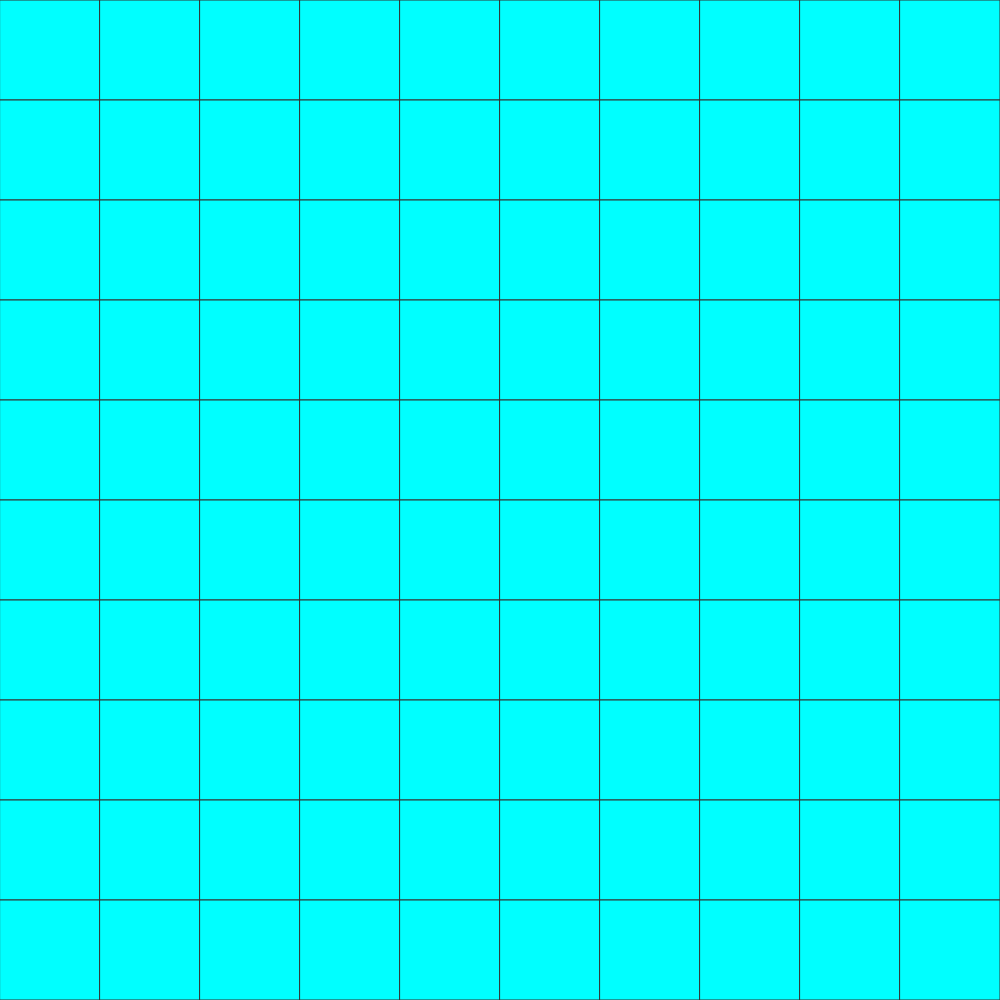
Frame 1 (no input)
Frame 60 (no input): identical to frame 1, image omitted
Frame 120 (the mouse pressed at the canvas centre since frame 60): identical to frame 1, image omitted

The p5.js sketch that drew this single still picture (run headless with seeded random() and noise() and a simulated clock; from frame 60 on, the mouse is pressed at the canvas centre):

// p5.js sketch
// ── sketch.js

var rects = [];
var effects = [];
var s = 100;
function block(x, y, col){
	this.x = x;
	this.y = y;
	this.col = col;
	this.show = function (){
		stroke(51);
		fill(this.col);
		rect(this.x, this.y, s, s);
	}
	this.update = function(){

	}
}

function setup() {
	createCanvas(1000, 1000);
	background(51);


	stroke(51);
	for (let i = 0; i < 10; i++) {
		for (let j = 0; j < 10; j++) {
			rects.push(new block(i*s, j*s, color(0, 255, 255)));	
		}
	}
	for (let i = 0; i < rects.length; i++) {
		rects[i].show();
	}
}
function mousePressed(){
	explode(mouseX, mouseY);
}
function explode(x, y){
	function select(){
		for (var i = 1; i < 11; i++) {
			for (var j = 1; j < 11; j++) {
				if (x < (i*s) && x > (i*s-s) && y < (j*s) && y > (j*s-s) ){
					fill(255, 0, 0);

					x = i*s-s;
					y = j*s-s;
					let dif = 1;
					
					let interval = setInterval(boom, 100);
					function boom(){
						effects.push(new block(x ,y ,color(200,200,50)));
						effects.push(new block(x+s*dif, y, color(255, dif*100, 0)));
						effects.push(new block(x-s*dif, y, color(255, dif*100, 0)));
						effects.push(new block(x, y+s*dif, color(255, dif*100, 0)));
						effects.push(new block(x, y-s*dif, color(255, dif*100, 0)));

						dif++;
						console.log(dif);
						if(dif>=4){
							effects = [];
							clearInterval(interval);
						}
					}
					break;
				}
			}
		}

	}
	select();
}
function draw() {
	for (let i = 0; i < rects.length; i++) {
		rects[i].show();
	}
	for (let i = 0; i < effects.length; i++) {
		effects[i].show();
	}
}
